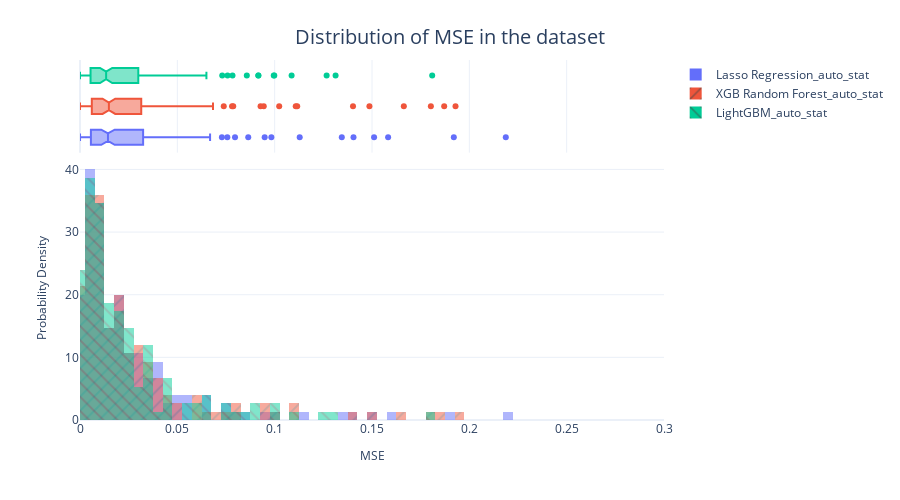

The code cell stored with this chart in its notebook:
### Code cell
fig = px.histogram(
    metrics_df,
    x="MSE",
    color="Algorithm",
    pattern_shape="Algorithm",
    marginal="box",
    nbins=500,
    barmode="overlay",
    histnorm="probability density",
)
fig = format_plot(
    fig,
    xlabel="MSE",
    ylabel="Probability Density",
    title="Distribution of MSE in the dataset",
)
fig.update_layout(xaxis_range=[0, 0.3])
# fig.write_image("imgs/chapter_8/mse_dist.png")
fig.show()

### Figure 1 — Plotly figure (JSON) as saved in the notebook; plotly's stock layout.template omitted (floating-point values rounded to 4 significant figures; data arrays with more than 128 entries replaced by an {"elided": "..."} marker saying what was removed)
{"data": [{"alignmentgroup": "True", "bingroup": "x", "histnorm": "probability density", "hovertemplate": "Algorithm=Lasso Regression_auto_stat<br>MSE=%{x}<br>probability density=%{y}<extra></extra>", "legendgroup": "Lasso Regression_auto_stat", "marker": {"color": "#636efa", "opacity": 0.5, "pattern": {"shape": ""}}, "name": "Lasso Regression_auto_stat", "nbinsx": 500, "offsetgroup": "Lasso Regression_auto_stat", "orientation": "v", "showlegend": true, "type": "histogram", "x": {"elided": "150 float values"}, "xaxis": "x", "yaxis": "y"}, {"alignmentgroup": "True", "hovertemplate": "Algorithm=Lasso Regression_auto_stat<br>MSE=%{x}<extra></extra>", "legendgroup": "Lasso Regression_auto_stat", "marker": {"color": "#636efa"}, "name": "Lasso Regression_auto_stat", "notched": true, "offsetgroup": "Lasso Regression_auto_stat", "showlegend": false, "type": "box", "x": {"elided": "150 float values"}, "xaxis": "x2", "yaxis": "y2"}, {"alignmentgroup": "True", "bingroup": "x", "histnorm": "probability density", "hovertemplate": "Algorithm=XGB Random Forest_auto_stat<br>MSE=%{x}<br>probability density=%{y}<extra></extra>", "legendgroup": "XGB Random Forest_auto_stat", "marker": {"color": "#EF553B", "opacity": 0.5, "pattern": {"shape": "/"}}, "name": "XGB Random Forest_auto_stat", "nbinsx": 500, "offsetgroup": "XGB Random Forest_auto_stat", "orientation": "v", "showlegend": true, "type": "histogram", "x": {"elided": "150 float values"}, "xaxis": "x", "yaxis": "y"}, {"alignmentgroup": "True", "hovertemplate": "Algorithm=XGB Random Forest_auto_stat<br>MSE=%{x}<extra></extra>", "legendgroup": "XGB Random Forest_auto_stat", "marker": {"color": "#EF553B"}, "name": "XGB Random Forest_auto_stat", "notched": true, "offsetgroup": "XGB Random Forest_auto_stat", "showlegend": false, "type": "box", "x": {"elided": "150 float values"}, "xaxis": "x2", "yaxis": "y2"}, {"alignmentgroup": "True", "bingroup": "x", "histnorm": "probability density", "hovertemplate": "Algorithm=LightGBM_auto_stat<br>MSE=%{x}<br>probability density=%{y}<extra></extra>", "legendgroup": "LightGBM_auto_stat", "marker": {"color": "#00cc96", "opacity": 0.5, "pattern": {"shape": "\\"}}, "name": "LightGBM_auto_stat", "nbinsx": 500, "offsetgroup": "LightGBM_auto_stat", "orientation": "v", "showlegend": true, "type": "histogram", "x": {"elided": "150 float values"}, "xaxis": "x", "yaxis": "y"}, {"alignmentgroup": "True", "hovertemplate": "Algorithm=LightGBM_auto_stat<br>MSE=%{x}<extra></extra>", "legendgroup": "LightGBM_auto_stat", "marker": {"color": "#00cc96"}, "name": "LightGBM_auto_stat", "notched": true, "offsetgroup": "LightGBM_auto_stat", "showlegend": false, "type": "box", "x": {"elided": "150 float values"}, "xaxis": "x2", "yaxis": "y2"}], "layout": {"autosize": false, "barmode": "overlay", "height": 500, "legend": {"title": {}, "tracegroupgap": 0}, "margin": {"t": 60}, "title": {"font": {"size": 20}, "text": "Distribution of MSE in the dataset", "x": 0.5, "xanchor": "center", "yanchor": "top"}, "width": 900, "xaxis": {"anchor": "y", "domain": [0, 1], "range": [0, 0.3], "title": {"font": {"size": 12}, "text": "MSE"}}, "xaxis2": {"anchor": "y2", "domain": [0, 1], "matches": "x", "showgrid": true, "showticklabels": false}, "yaxis": {"anchor": "x", "domain": [0, 0.7326], "title": {"font": {"size": 12}, "text": "Probability Density"}}, "yaxis2": {"anchor": "x2", "domain": [0.7426, 1], "matches": "y2", "showgrid": false, "showline": false, "showticklabels": false, "ticks": ""}}}
